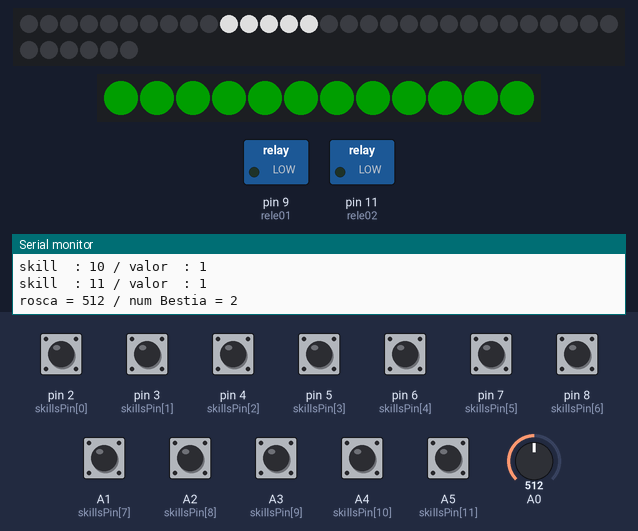
A sketch run on a simulated Arduino Uno, built with avr-gcc and run on an emulated ATmega328P. Shown: 36 RGB LEDs in strip order, left to right, continuing on the next row, 12 RGB LEDs in strip order, left to right, switched loads named in the sketch (green lamp = pin HIGH), the last lines printed to the serial monitor. The test bench sets the inputs (shaded band); at power-on: A1 (skillsPin[7]), A2 (skillsPin[8]), A3 (skillsPin[9]), A4 (skillsPin[10]), A5 (skillsPin[11]), pin 2 (skillsPin[0]), pin 3 (skillsPin[1]), pin 4 (skillsPin[2]), pin 5 (skillsPin[3]), pin 6 (skillsPin[4]), pin 7 (skillsPin[5]), pin 8 (skillsPin[6]) HIGH, A0 = 512. Dim RGB values are drawn brighter than linear.

Above: at 1.6 s.
1.7 s: pin 2 (skillsPin[0]) pulled LOW for 0.35 s
At 2.4 s:
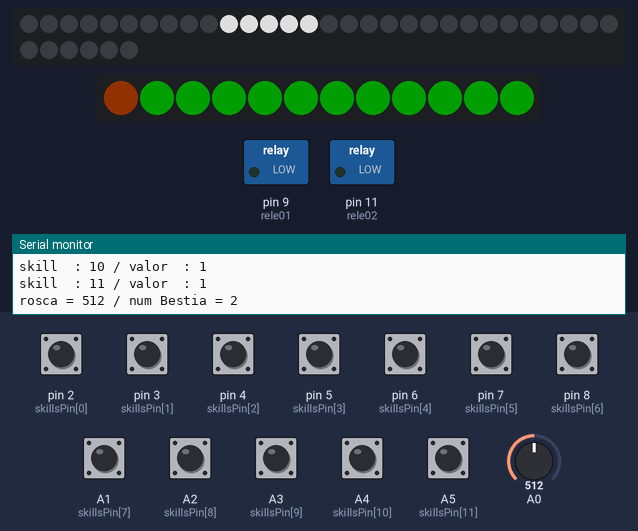
4.2 s: A0 set to 122
At 5.9 s:
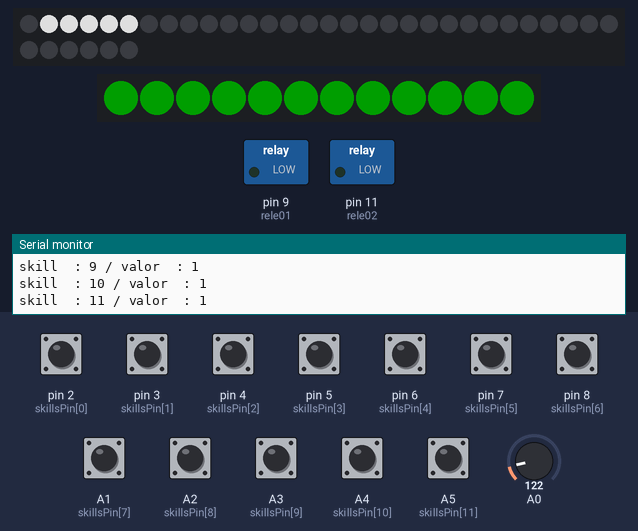
6.4 s: pin 3 (skillsPin[1]) pulled LOW for 0.35 s
At 7.1 s:
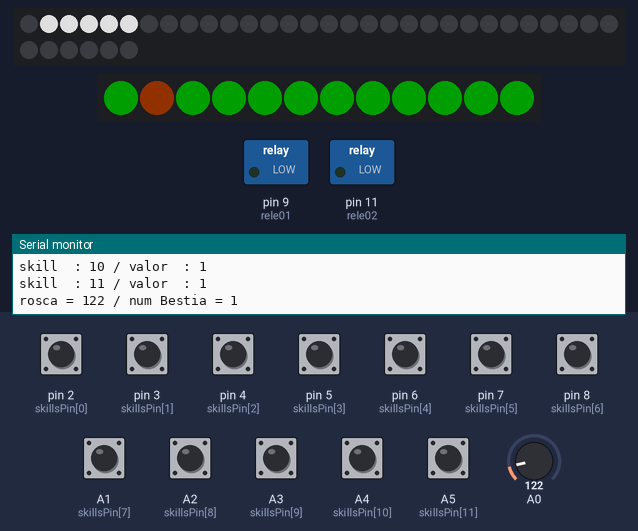
8.9 s: pin 4 (skillsPin[2]) pulled LOW for 1 s
At 9.7 s:
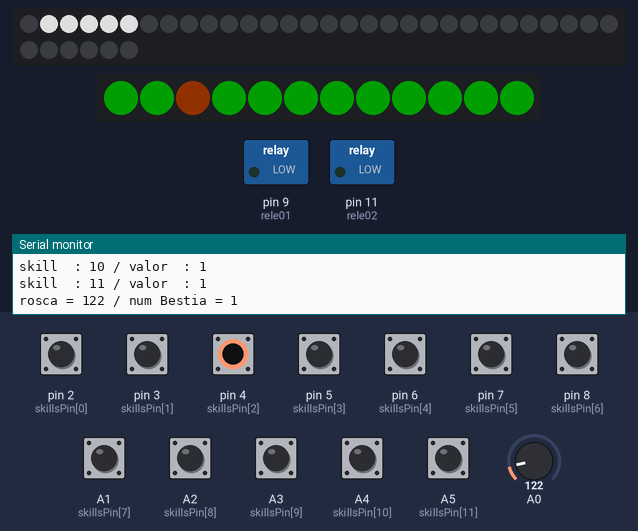
11.7 s: pin 5 (skillsPin[3]) pulled LOW for 1 s
At 12.8 s:
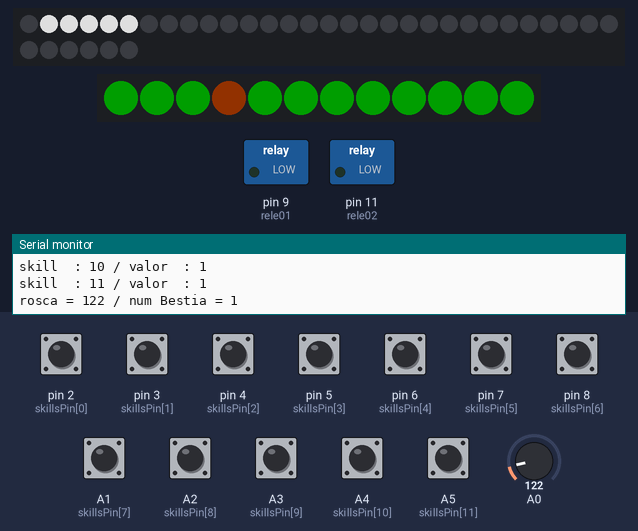
14.5 s: pin 6 (skillsPin[4]) pulled LOW for 1 s
At 15.6 s:
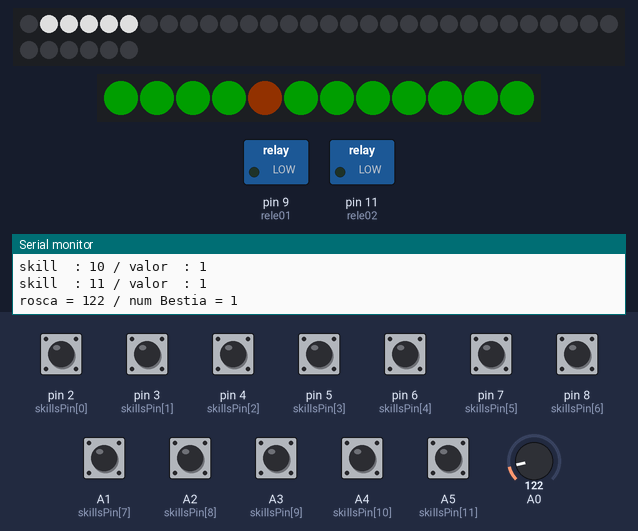
Timing chart, 0 to 17.5 s (numbered marks = the images above; inputs shaded):
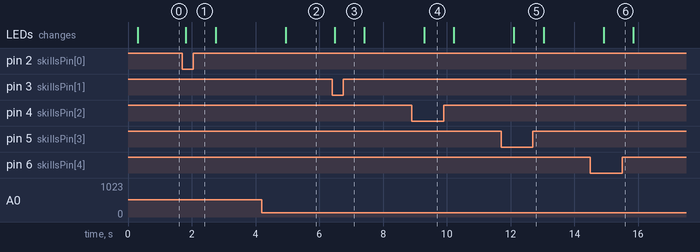

Measured:
- after the input at 1.7 s, the LEDs: change after 0.12 s (image 1)
- after the input at 4.2 s, the LEDs: change after 0.75 s (image 2)
- after the input at 6.4 s, the LEDs: change after 0.08 s (image 3)
- after the input at 8.9 s, the LEDs: change after 0.39 s (image 4)
- after the input at 11.7 s, the LEDs: change after 0.41 s (image 5)
- after the input at 14.5 s, the LEDs: change after 0.42 s (image 6)

The sketch:

VanHellsin.ino
```cpp
// C++ code
// Librerias ---------------------------
#include <Adafruit_NeoPixel.h>

//Ordenes basicas ---------------------
int pinBestias = 10;
int puntosLed = 36;
int pinLedSkills = 12;
int puntosLedSkills = 12;
int rele01 = 9;
int rele02 = 11;

const int numBestias = 4;
int poten = A0;
int bestia = 0;
const int ledPorBestia = (puntosLed/numBestias);
int victorias[numBestias] = {0, 0, 0, 0};


int const skillsNum = 12;
int skillsPin[skillsNum] = {2, 3, 4, 5, 6, 7, 8, A1, A2, A3, A4, A5};
int apuntado[4] = { 3, 12, 21, 30};

void pinM(){
  for (int i = 0; i <= skillsNum-1; i++) {
    pinMode(skillsPin[i], INPUT_PULLUP);
  }
}

void pinR(){
    pinMode(rele01, OUTPUT);
    pinMode(rele02, OUTPUT);
}

void pinMcomp(){
  for (int i = 0; i <= skillsNum-1; i++) {
//  Serial.print(F("numero pin _ "));
//  Serial.print(skillsPin[i]);
//  Serial.print(F("  estado de boton _ "));
//  Serial.println(digitalRead(skillsPin[i]));
  }
}

//tiras -------------------
Adafruit_NeoPixel tiraBestias = Adafruit_NeoPixel(puntosLed, pinBestias, NEO_GRB + NEO_KHZ800);
Adafruit_NeoPixel tiraSkills = Adafruit_NeoPixel(puntosLedSkills, pinLedSkills, NEO_GRB + NEO_KHZ800);


void iniled() {
  tiraBestias.begin();
  tiraBestias.setBrightness(200);
  tiraBestias.show();
  tiraBestias.clear();

  tiraSkills.begin();
  tiraSkills.setBrightness(30);
  tiraSkills.show();
  tiraSkills.clear();
}

const uint32_t verde = Adafruit_NeoPixel::Color(5, 250, 5);
const uint32_t azul = Adafruit_NeoPixel::Color(5, 5, 250);
const uint32_t rojo = Adafruit_NeoPixel::Color(250, 5, 5);
const uint32_t amarillo = Adafruit_NeoPixel::Color(250, 250, 5);
const uint32_t blanco = Adafruit_NeoPixel::Color(200, 200, 200);
const uint32_t naranja = Adafruit_NeoPixel::Color(150, 50, 5);


void aracneOn(){
  int posicion = 1;
  int factor = posicion-1;
  for (int i = 0; i <= 8; i++) {
    tiraBestias.setPixelColor(i, verde);
      tiraBestias.show();
  }
}

void moscaOn(){
  int posicion = 2;
  int factor = posicion-1;
  for (int i = 9; i <= 17; i++) {
    tiraBestias.setPixelColor(i, verde);
      tiraBestias.show();
  }
}

void chupacabrasOn(){
  int posicion = 3;
  int factor = posicion-1;
  for (int i = 18; i <= 26; i++) {
    tiraBestias.setPixelColor(i, verde);
    tiraBestias.show();
  }
}

void loboOn(){
  int posicion = 4;
  int factor = posicion-1;
  for (int i = 27; i <= 36; i++) {
    tiraBestias.setPixelColor(i, verde);
      tiraBestias.show();
  }
}
// numeracion  -------  1, 2, 3, 4, 5, 6, 7, 8, 9,10,11,12
int aracneOK[] =      { 1, 1, 0, 1, 1, 1, 1, 0, 0, 0, 1, 1};
int moscaOK[] =       { 0, 1, 1, 1, 1, 1, 1, 0, 0, 1, 1, 0};
int loboOK[] =        { 1, 0, 1, 1, 0, 0, 1, 1, 0, 1, 1, 1};
int chupacabrasOK[] = { 0, 0, 1, 1, 0, 0, 1, 1, 1, 1, 1, 1};


//Selector ------
void selector() {
    int rosca = analogRead(A0);
    bestia = map(rosca, 0, 1030, 1, numBestias+1);
    Serial.print(F("rosca = "));
    Serial.print(rosca);
    Serial.print(F(" / num Bestia = "));
    Serial.println(bestia);

  int posicion = bestia;
  int factor = posicion-1;

    //for (int i = 0+factor*ledPorBestia; i <= ledPorBestia*posicion; i++) {
    tiraBestias.setPixelColor(apuntado[bestia-1], blanco);
    tiraBestias.setPixelColor(apuntado[bestia-1]+1, blanco);
    tiraBestias.setPixelColor(apuntado[bestia-1]-1, blanco);
    tiraBestias.setPixelColor(apuntado[bestia-1]+2, blanco);
    tiraBestias.setPixelColor(apuntado[bestia-1]-2, blanco);
    tiraBestias.show();
    //}
    delay(500);
    tiraBestias.clear();
}

// Victoria -------------------------


void exitoAracne() {
  int total = skillsNum;
  int exito = 0;

  if (bestia == 1){
    for (int i = 0; i <= total-1 ; i++) {
      if (digitalRead(skillsPin[i]) == aracneOK[i]) {
      exito++;
      //  Serial.print(i);
      //  Serial.println(F(" // Coincidencia //"));
      }
      else {
      // Serial.print(i);
      // Serial.println(F(" // Falla //"));
      }
      }
    if (exito == total) {
    victorias[bestia-1] = 1;
    }
  }

  if (victorias[0] == 1) {
  aracneOn();
  }

  Serial.print(F("victoria  -  "));
  Serial.print(bestia);
  Serial.print(F(" /  estado  -  "));
  Serial.println(victorias[bestia-1]);
}

void exitoMosca() {
  int total = skillsNum;
  int exito = 0;

  if (bestia == 2){
    for (int i = 0; i <= total-1 ; i++) {
      if (digitalRead(skillsPin[i]) == moscaOK[i]) {
      exito++;
  //  Serial.print(i);
  //  Serial.println(F(" // Coincidencia //"));
      }
      else {
  // Serial.print(i);
  // Serial.println(F(" // Falla //"));
      }
    }

  if (exito == total) {
  victorias[bestia-1] = 1;
  }
  }

  if (victorias[1] == 1) {
  moscaOn();
  }
  Serial.print(F("victoria  -  "));
  Serial.print(bestia);
  Serial.print(F(" /  estado  -  "));
  Serial.println(victorias[bestia-1]);
}


void exitoChupacabras() {
  int total = skillsNum;
  int exito = 0;

  if (bestia == 3){
    for (int i = 0; i <= total-1 ; i++) {
      if (digitalRead(skillsPin[i]) == chupacabrasOK[i]) {
      exito++;
      //  Serial.print(i);
      //  Serial.println(F(" // Coincidencia //"));
      }
      else {
      // Serial.print(i);
      // Serial.println(F(" // Falla //"));
      }
    }
    if (exito == total) {
    victorias[bestia-1] = 1;
    }
  }
  if (victorias[2] == 1) {
  chupacabrasOn();
  }
  Serial.print(F("victoria  -  "));
  Serial.print(bestia);
  Serial.print(F(" /  estado  -  "));
  Serial.println(victorias[bestia-1]);
}

void exitoLobo() {
  int total = skillsNum;
  int exito = 0;

  if (bestia == 4){
    for (int i = 0; i <= total-1 ; i++) {
      if (digitalRead(skillsPin[i]) == loboOK[i]) {
      exito++;
      //  Serial.print(i);
      //  Serial.println(F(" // Coincidencia //"));
      }
      else {
      // Serial.print(i);
      // Serial.println(F(" // Falla //"));
      }
    }

  if (exito == total) {
  victorias[bestia-1] = 1;
  }
  }

  if (victorias[3] == 1) {
  loboOn();
  }
  Serial.print(F("victoria  -  "));
  Serial.print(bestia);
  Serial.print(F(" /  estado  -  "));
  Serial.println(victorias[bestia-1]);
}

void exitoTodos() {
  exitoAracne();
  exitoMosca();
  exitoLobo();
  exitoChupacabras();
  }


// Skills ---------------------------
  void pruebaSkills() {

  int skillsOnOff[skillsNum] = {0, 1, 2, 3, 4, 5, 6, 7, 8, 9, 10, 11};

  for (int i = 0; i < skillsNum; i++) {
    if (digitalRead(skillsPin[i]) == 0) {
    tiraSkills.setPixelColor(skillsOnOff[i], naranja);
    tiraSkills.show();
    }
    else {
    tiraSkills.setPixelColor(skillsOnOff[i], verde);
    tiraSkills.show();
    }
    Serial.print(F("skill  : "));
    Serial.print(skillsOnOff[i]);
    Serial.print(F(" / valor  : "));
    Serial.println(digitalRead(skillsPin[i]));
    }
}

void openReles(){
  int solucion = victorias[1]+victorias[2]+victorias[3]+victorias[0];
  Serial.print(F("solucion  : "));
  Serial.println(solucion);
  if (solucion == 2){
  //digitalWrite(rele01, HIGH);
  //Serial.println(F(" Open02 "));
  }
  if (solucion == 4){
  delay(500);
  digitalWrite(rele01, HIGH);
  Serial.println(F(" Open02 "));
  delay(1500);
  digitalWrite(rele02, HIGH);
  Serial.println(F(" Open01 "));

  }

}


void setup()
{
  Serial.begin(9600);
  Serial.println(F(" "));
  Serial.println(F("++ Cazando Bestias ++"));
  iniled();
  pinM();
  pinR();
}

void loop()
{
  pruebaSkills();
  selector();
  pinMcomp();
  exitoTodos();
  openReles();

}
```
